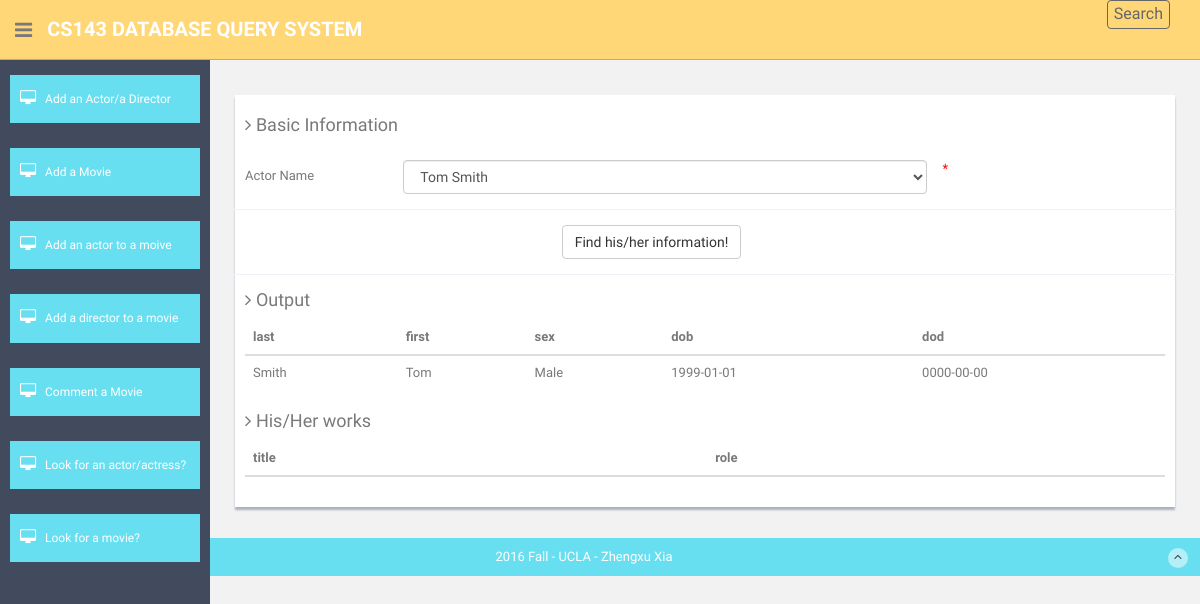
Page /project1c/www/browse_act.php?name=10 on the committed database.
### tables this page shows
CREATE TABLE Actor(id INT NOT NULL, last VARCHAR(20), first VARCHAR(20),
	sex VARCHAR(6), dob DATE NOT NULL, dod DATE, PRIMARY KEY(id), CHECK(id >= 0));

### project1c/www/browse_act.php (the view, shortened to what this page needs)
<!DOCTYPE html>
<html lang="en">
<head>
  <link href="assets/css/bootstrap.css" rel="stylesheet">
  <link href="assets/font-awesome/css/font-awesome.css" rel="stylesheet" />
  <link rel="stylesheet" type="text/css" href="assets/css/zabuto_calendar.css">
  <link rel="stylesheet" type="text/css" href="assets/js/gritter/css/jquery.gritter.css" />
  <link rel="stylesheet" type="text/css" href="assets/lineicons/style.css">
  <link href="assets/css/style.css" rel="stylesheet">
  <link href="assets/css/style-responsive.css" rel="stylesheet">
    </head>
    <body>
      <section id="container" >
      <header class="header black-bg">
        <div class="sidebar-toggle-box">
          <div class="fa fa-bars tooltips" data-placement="right" data-original-title="Toggle Navigation"></div>
        </div>
        <a href="index.php" class="logo"><b>CS143 Database Query System</b></a>
        <div class="top-menu">
         <ul class="nav pull-right top-menu">
          <li><a class="active" href="search.php">Search</a></li>
        </ul>
      </div>
    </header>
      <aside>
        <div id="sidebar"  class="nav-collapse ">
          <ul class="sidebar-menu" id="nav-accordion">
            <li class="mt">
              <a class="active" href="add_act_dir.php">
                <i class="fa fa-desktop"></i>
                <span>Add an Actor/a Director</span>
              </a>
            </li>
            <li class="mt">
              <a class="active" href="add_mov.php" >
                <i class="fa fa-desktop"></i>
                <span>Add a Movie</span>
              </a>
            </li>
            <li class="mt">
              <a class="active" href="act-mov.php" >
                <i class="fa fa-desktop"></i>
                <span>Add an actor to a moive</span>
              </a>
            </li>
            <li class="mt">
              <a class="active" href="dir-mov.php" >
                <i class="fa fa-desktop"></i>
                <span>Add a director to a movie</span>
              </a>
            </li>
            <li class="mt">
              <a class="active" href="add_review.php" >
                <i class="fa fa-desktop"></i>
                <span>Comment a Movie</span>
              </a>
            </li>
            <li class="mt">
              <a class="active" href="browse_act.php" >
                <i class="fa fa-desktop"></i>
                <span>Look for an actor/actress?</span>
              </a>
            </li>
            <li class="mt">
              <a class="active" href="browse_mov.php" >
                <i class="fa fa-desktop"></i>
                <span>Look for a movie?</span>
              </a>
            </li>
          </ul>
        </div>
      </aside>
      <section id="main-content">
        <section class="wrapper">
          <?php
          $incomplete = 0;
          if($_SERVER["REQUEST_METHOD"] == "GET"){
            ?>
            <div class="row mt">
              <div class="col-lg-12">
                <div class="form-panel">
                  <h4 class="mb"><i class="fa fa-angle-right"></i> Basic Information</h4>
                  <form class="form-horizontal style-form" method="get" action="<?php echo ($_SERVER["PHP_SELF"]);?>">
                    <div class="form-group">
                      <label class="col-sm-2 control-label">Actor Name</label>
                      <div class="col-sm-7">
                        <select   class="form-control" name="name">
                          <?php
                          $db = new mysqli('localhost', 'cs143', '', 'CS143');
                          $query = "SELECT id, last, first FROM Actor ORDER BY first, last;";
                          if(!$result = $db->query($query))
                            echo "Invalid query.<br>";
                          else{
                            while($row=$result->fetch_row())
                              echo '<option value="'.$row[0].'">'.$row[2].' '.$row[1].'</option>';
                          }
                          ?>
                        </select>
                      </div>
                      <span class="error">* <?php echo $nameErr;?></span>
                    </div>
                    <div class="form-group">
                      <div class="col-sm-7 col-sm-offset-4">
                        <button type="submit" class="btn btn-default">Find his/her information!</button>
                      </div>
                    </div>
                    <?php
                    if(!$incomplete) {
                      $db = new mysqli('localhost', 'cs143', '', 'CS143');
                      $aid = $_GET["name"];
                      $query = "SELECT * FROM Actor WHERE id=".$aid.";";
                      if(!$result = $db->query($query))
                        echo "Invalid Query.<br>";
                      else{
                        printf('<h4><i class="fa fa-angle-right"></i> Output</h4>');
                        printf('<table class="table">');
                        printf('<thead>');
                        printf("<tr>");
                        $field_cnt = $result->field_count;
                        for ($i = 1; $i < $field_cnt; $i++) {
                          $finfo = $result->fetch_field_direct($i);
                          printf ("<th> %s </th>", $finfo->name);
                        }
                        printf("</tr>");
                        printf('</thead>');
                        printf('<tbody>');
                        while ($row = $result->fetch_assoc()) {
                          print "<tr>";
                          for($i = 1; $i < $field_cnt; $i++) {
                            $finfo = $result->fetch_field_direct($i);
                            $col_name = $finfo->name;
                            $col_content = $row[$col_name] == null ? 'N/A' : $row[$col_name];
                            print "<td> $col_content </td>";
                          }
                          print "</tr>";
                        }
                        printf('</tbody>');
                        printf('</table>');
                      }
                      $query = "SELECT id,title,role FROM Movie, MovieActor WHERE Movie.id = MovieActor.mid AND MovieActor.aid=".$aid.";";
                      if(!$result = $db->query($query))
                        echo "Invalid Query.<br>";
                      else{
                        printf('<h4><i class="fa fa-angle-right"></i> His/Her works</h4>');
                        printf('<table class="table">');
                        printf('<thead>');
                        printf('<tr>');
                        $field_cnt = $result->field_count;
                        for ($i = 1; $i < $field_cnt; $i++) {
                          $finfo = $result->fetch_field_direct($i);
                          printf ("<th> %s </th>", $finfo->name);
                        }
                        printf('</tr>');
                        printf('</thead>');
                        printf('<tbody>');
                        printf('</tbody>');
                        printf('</table>');
                      }
                    }
                    else
                      echo "Incomplete profile!";
                  }
                  ?>
            </div>
        </div>
      </div>
  </section>
</section>
<footer class="site-footer">
  <div class="text-center">
    2016 Fall - UCLA - Zhengxu Xia
    <a href="index.html#" class="go-top">
      <i class="fa fa-angle-up"></i>
    </a>
  </div>
</footer>
</section>
</body>
</html>

### project1c/www/assets/css/style.css (style rules this page uses)
body { color: #797979; background: #f2f2f2; font-family: 'Ruda', sans-serif; padding: 0px !important; margin: 0px !important; font-size:13px; }
ul li { list-style: none; }
a, a:hover, a:focus { text-decoration: none; outline: none; }
#container { width: 100%; height: 100%; }
.mt { margin-top: 25px; }
.mb { margin-bottom: 25px; }
#sidebar { width: 210px; height: 100%; position: fixed; background: #424a5d; }
#sidebar ul li { position: relative; }
ul.sidebar-menu , ul.sidebar-menu li ul.sub { margin: -2px 0 0; padding: 0; }
ul.sidebar-menu { margin-top: 75px; }
ul.sidebar-menu li { margin-bottom: 5px; margin-left:10px; margin-right:10px; }
ul.sidebar-menu li a span { display: inline-block; }
ul.sidebar-menu li a { color: #aeb2b7; text-decoration: none; display: block; padding: 15px 0 15px 10px; font-size: 12px; outline: none; -webkit-transition: all 0.3s ease; -moz-transition: all 0.3s ease; -o-transition: all 0.3s ease; -ms-transition: all 0.3s ease; transition: all 0.3s ease; }
ul.sidebar-menu li a.active, ul.sidebar-menu li a:hover, ul.sidebar-menu li a:focus { background: #68dff0; color: #fff; display: block; -webkit-transition: all 0.3s ease; -moz-transition: all 0.3s ease; -o-transition: all 0.3s ease; -ms-transition: all 0.3s ease; transition: all 0.3s ease; }
ul.sidebar-menu li a i { font-size: 15px; padding-right: 6px; }
ul.sidebar-menu li a.active i { color: #fff; }
#main-content { margin-left: 210px; }
.header, .footer { min-height: 60px; padding: 0 15px; }
.header { position: fixed; left: 0; right: 0; z-index: 1002; }
.black-bg { background: #ffd777; border-bottom: 1px solid #c9aa5f; }
.wrapper { display: inline-block; margin-top: 60px; padding-left: 15px; padding-right: 15px; padding-bottom: 15px; padding-top: 0px; width: 100%; }
a.logo { font-size: 20px; color: #ffffff; float: left; margin-top: 15px; text-transform: uppercase; }
a.logo b { font-weight: 900; }
#top_menu .nav > li, ul.top-menu > li { float: left; }
ul.top-menu > li > a { color: #666666; font-size: 16px; border-radius: 4px; -webkit-border-radius: 4px; border:1px solid #666666 !important; padding: 2px 6px; margin-right: 15px; }
.sidebar-toggle-box { float: left; padding-right: 15px; margin-top: 20px; }
.sidebar-toggle-box .fa-bars { cursor: pointer; display: inline-block; font-size: 20px; }
.form-panel { background: #ffffff; margin: 10px; padding: 10px; box-shadow: 0px 3px 2px #aab2bd; text-align: left; }
label { font-weight: 400; }
.form-horizontal.style-form .form-group { border-bottom: 1px solid #eff2f7; padding-bottom: 15px; margin-bottom: 15px; }
@media (min-width: 768px) { .form-horizontal .control-label { text-align: left; } }
.site-footer { background: #68dff0; color: #fff; padding: 10px 0; }
.go-top { margin-right: 1%; float: right; background: rgba(255,255,255,.5); width: 20px; height: 20px; border-radius: 50%; -webkit-border-radius: 50%; }
.go-top i { color: #2A3542; }

### project1c/www/browse_act.php (style rules this page uses)
.error { color: #FF0000; }

### rows in the picture
actor: last "Smith", first "Tom", sex "Male", dob "1999-01-01", dod "0000-00-00"

### other values in the picture
$finfo->name "last"
$finfo->name "first"
$finfo->name "sex"
$finfo->name "dob"
$finfo->name "dod"
$finfo->name "title"
$finfo->name "role"
form field name "Tom Smith"
